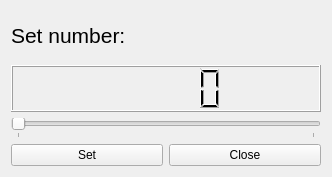
<?xml version="1.0" encoding="UTF-8"?>
<ui version="4.0">
 <class>Form1</class>
 <widget class="QWidget" name="Form1">
  <property name="geometry">
   <rect>
    <x>0</x>
    <y>0</y>
    <width>332</width>
    <height>177</height>
   </rect>
  </property>
  <property name="windowTitle">
   <string>Form</string>
  </property>
  <layout class="QVBoxLayout" name="verticalLayout">
   <item>
    <widget class="QLabel" name="label">
     <property name="font">
      <font>
       <pointsize>16</pointsize>
      </font>
     </property>
     <property name="text">
      <string>Set number:</string>
     </property>
    </widget>
   </item>
   <item>
    <widget class="QLCDNumber" name="lcdNumber"/>
   </item>
   <item>
    <widget class="QSlider" name="horizontalSlider">
     <property name="minimum">
      <number>1</number>
     </property>
     <property name="maximum">
      <number>10</number>
     </property>
     <property name="orientation">
      <enum>Qt::Horizontal</enum>
     </property>
     <property name="tickPosition">
      <enum>QSlider::TicksBelow</enum>
     </property>
    </widget>
   </item>
   <item>
    <layout class="QHBoxLayout" name="horizontalLayout">
     <item>
      <widget class="QPushButton" name="pushButton">
       <property name="text">
        <string>Set</string>
       </property>
      </widget>
     </item>
     <item>
      <widget class="QPushButton" name="pushButton_2">
       <property name="text">
        <string>Close</string>
       </property>
      </widget>
     </item>
    </layout>
   </item>
  </layout>
 </widget>
 <resources/>
 <connections/>
</ui>
